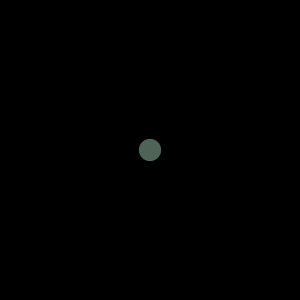
Frame 1 (no input)
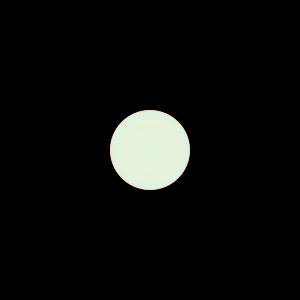
Frame 60 (the mouse pressed at the canvas centre just before this capture)
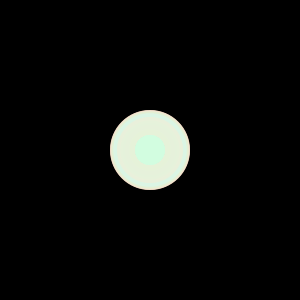
Frame 120 (the mouse held since frame 60 and released just before this capture)

The Processing sketch that drew these frames (run headless with seeded random() and noise(); from frame 60 on, the mouse is pressed at the canvas centre):

// Processing sketch: processing_130431
// ── processing_130431.pde

int counter;

void setup() {  //setup function called initially, only once
  size(300, 300);
  background(0);  //set background white
  colorMode(HSB);   //set colors to Hue, Saturation, Brightness mode
  counter = 5;
}

void draw() {  //draw function loops 
  counter++;
  noStroke();
  fill(random(150),50,255,100);
  
  if(mousePressed == true) { //add some interaction
    ellipse(mouseX, mouseY, 30, 30);
  }
  else {
    ellipse(width/2, height/2, 80*sin(counter), 80*sin(counter));
  }
}
